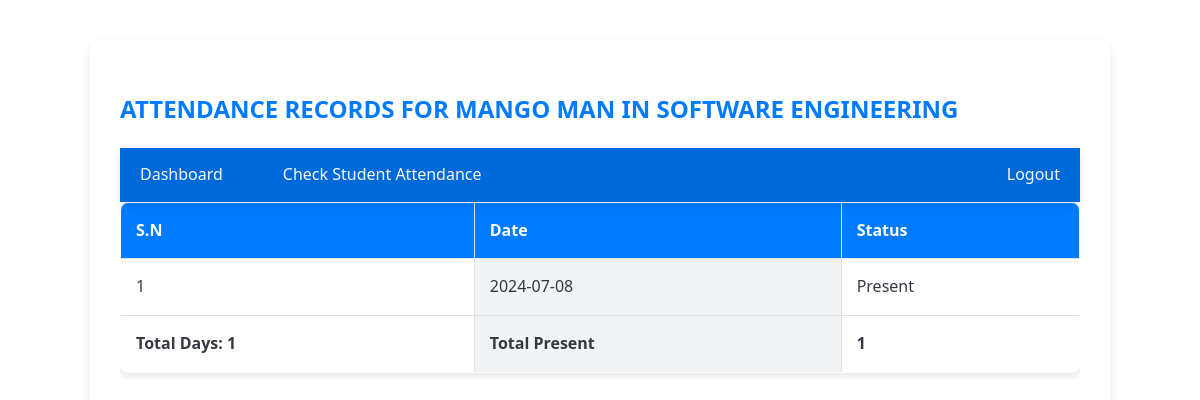
The page /instructor/manage_student/student_attendance.php?student_id=2&course_id=2 (signed in) on the database its author committed.
### tables this page shows
CREATE TABLE `students` (
  `student_id` int(11) NOT NULL,
  `first_name` varchar(50) NOT NULL,
  `last_name` varchar(50) NOT NULL,
  `email` varchar(100) NOT NULL,
  `semester` int(11) NOT NULL DEFAULT '1',
  `date_of_birth` date DEFAULT NULL,
  `enrollment_date` date DEFAULT NULL
);

CREATE TABLE `courses` (
  `course_id` int(11) NOT NULL,
  `course_name` varchar(100) NOT NULL,
  `course_description` text,
  `semester` int(11) DEFAULT NULL
);

CREATE TABLE `attendance` (
  `attendance_id` int(11) NOT NULL,
  `student_id` int(11) DEFAULT NULL,
  `course_id` int(11) DEFAULT NULL,
  `attendance_date` date DEFAULT NULL,
  `status` enum('Present','Absent','Late') NOT NULL
);

### instructor/manage_student/student_attendance.php (the view, shortened to what this page needs)
<?php
include '../../db_connect.php';
$message = '';
$attendance = [];
$student_name = '';
$course_name = '';
$student_id = isset($_GET['student_id']) ? $_GET['student_id'] : null;
$course_id = isset($_GET['course_id']) ? $_GET['course_id'] : null;
if (!$student_id || !$course_id) {
    $message = "Invalid student or course.";
} else {
    $sql_student_name = "SELECT first_name, last_name FROM Students WHERE student_id = ?";
    $stmt_student_name = $conn->prepare($sql_student_name);
    $stmt_student_name->bind_param("i", $student_id);
    $stmt_student_name->execute();
    $result_student_name = $stmt_student_name->get_result();
    $row_student_name = $result_student_name->fetch_assoc();
    $student_name = $row_student_name['first_name'] . ' ' . $row_student_name['last_name'];
    $sql_course_name = "SELECT course_name FROM courses WHERE course_id = ?";
    $stmt_course_name = $conn->prepare($sql_course_name);
    $stmt_course_name->bind_param("i", $course_id);
    $stmt_course_name->execute();
    $result_course_name = $stmt_course_name->get_result();
    $row_course_name = $result_course_name->fetch_assoc();
    $course_name = $row_course_name['course_name'];
    $sql_attendance = "SELECT attendance_date, status
                       FROM Attendance
                       WHERE student_id = ? AND course_id = ?
                       ORDER BY attendance_date ASC";
    $stmt_attendance = $conn->prepare($sql_attendance);
    if (!$stmt_attendance) {
        $message = "Prepare failed: " . mysqli_error($conn);
    } else {
        $stmt_attendance->bind_param("ii", $student_id, $course_id);
        $stmt_attendance->execute();
        $result_attendance = $stmt_attendance->get_result();
        if ($result_attendance->num_rows > 0) {
            $attendance = $result_attendance->fetch_all(MYSQLI_ASSOC);
        } else {
            $message = "No attendance records found for the selected student.";
        }
    }
}
?>
<!DOCTYPE html>
<html>
<head>
    <link rel="stylesheet" href="/css/style.css">
</head>
<body class="container">
    <h2>Attendance Records for <?php echo htmlspecialchars($student_name); ?> in <?php echo htmlspecialchars($course_name); ?></h2>
    <?php include '../components/navbar.php'; ?>
    <?php if (!empty($attendance)) : ?>
        <div style="overflow-x: auto;">
            <table>
                <thead>
                    <tr>
                        <th>S.N</th>
                        <th>Date</th>
                        <th>Status</th>
                    </tr>
                </thead>
                <tbody>
                    <?php
                    $sn = 1;
                    $total_present = 0;
                    foreach ($attendance as $record) :
                        if ($record['status'] == 'Present') {
                            $total_present++;
                        }
                    ?>
                        <tr>
                            <td><?= $sn++ ?></td>
                            <td><?= htmlspecialchars($record['attendance_date']) ?></td>
                            <td><?= htmlspecialchars($record['status']) ?></td>
                        </tr>
                    <?php endforeach; ?>
                    <tr>
                        <td><strong>Total Days: <?= $sn-1 ?></strong></td>
                        <td><strong>Total Present</strong></td>
                        <td><strong><?= $total_present ?></strong></td>
                    </tr>
                </tbody>
            </table>
        </div>
    <?php else : ?>
        <p><?= htmlspecialchars($message) ?></p>
    <?php endif; ?>
</body>
</html>

### css/style.css (style rules this page uses)
body { font-family: 'Segoe UI', Tahoma, Geneva, Verdana, sans-serif; background-color: #f8f9fa; margin: 0; padding: 0; line-height: 1.6; color: #343a40; }
.container { width: 80%; margin: 40px auto; padding: 30px; background-color: #ffffff; box-shadow: 0 6px 12px rgba(0, 0, 0, 0.1); border-radius: 10px; }
h2 { color: #007bff; margin-bottom: 20px; font-weight: 700; text-transform: uppercase; }
table { width: 100%; border-collapse: collapse; margin-bottom: 20px; background-color: #ffffff; border-radius: 8px; overflow: hidden; box-shadow: 0 3px 6px rgba(0, 0, 0, 0.1); }
table, th, td { border: 1px solid #dee2e6; }
th, td { padding: 15px; text-align: left; }
th { background-color: #007bff; color: white; font-weight: 600; }
td { background-color: #ffffff; }
td:nth-child(even) { background-color: #f1f3f5; }

### rows shown on the page
students: student_name "MANGO MAN"
courses: course_name "SOFTWARE ENGINEERING"
attendance: attendance_date "2024-07-08", status "Present"

### other values the page prints
$sn-1 "1"
$total_present "1"
